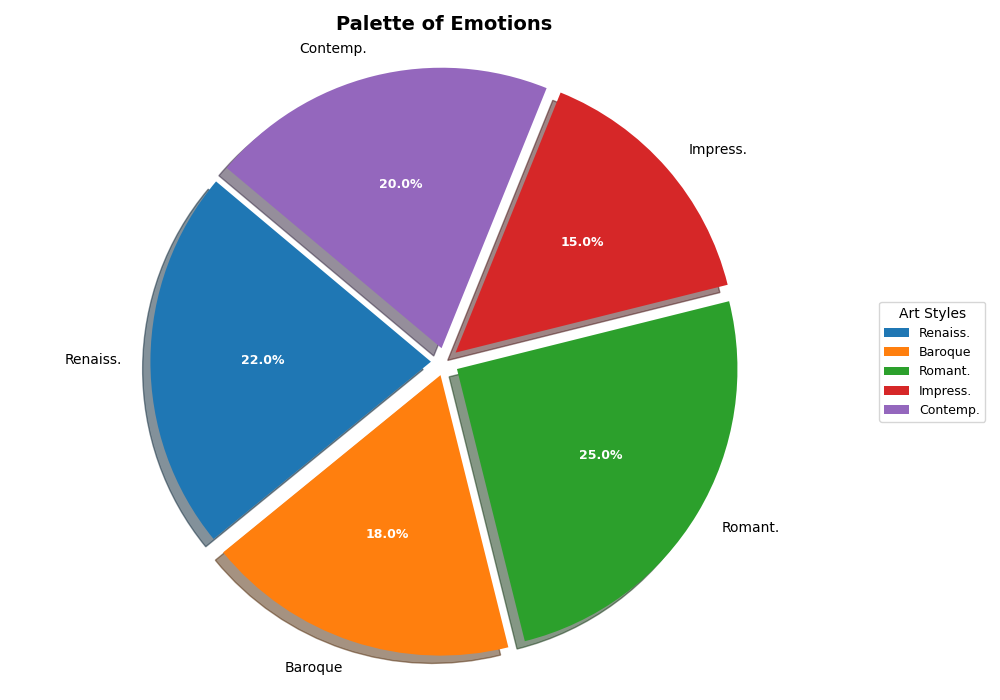

Recreate this plot in Python.
import matplotlib.pyplot as plt

art_movements = ['Renaiss.', 'Baroque', 'Romant.', 'Impress.', 'Contemp.']
color_usage = [22, 18, 25, 15, 20]

fig, ax = plt.subplots(figsize=(10, 7))
wedges, texts, autotexts = ax.pie(color_usage, labels=art_movements, autopct='%1.1f%%',
                                  startangle=140, shadow=True, explode=(0.05,) * 5)

plt.setp(autotexts, size=9, weight='bold', color='white')

plt.title("Palette of Emotions", fontsize=14, fontweight='bold')

ax.axis('equal')

ax.legend(wedges, art_movements,
          title="Art Styles", loc="center left", bbox_to_anchor=(1, 0, 0.5, 1), fontsize=9)

plt.tight_layout()
plt.show()
